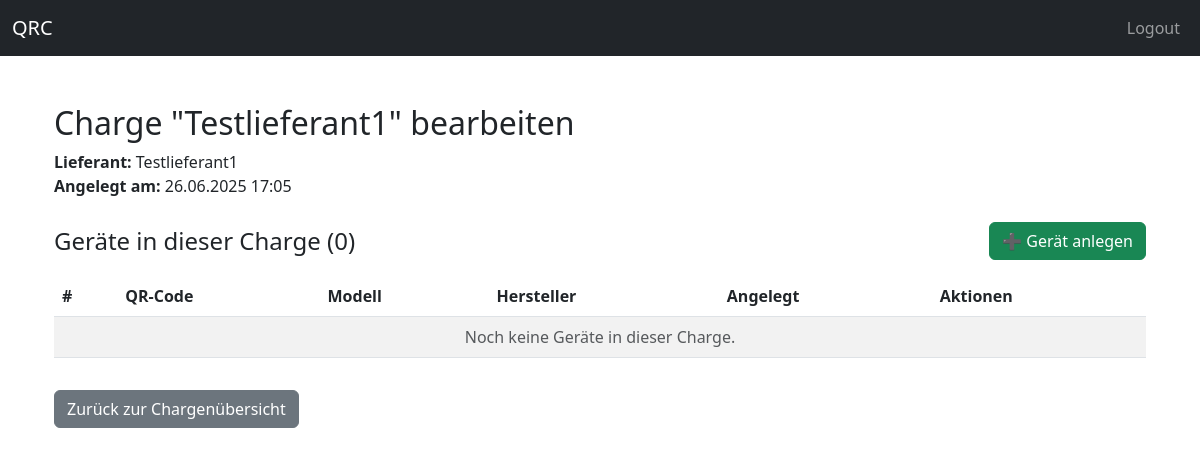
Page /admin/charge/1/bearbeiten (signed in) on the earlier database version.
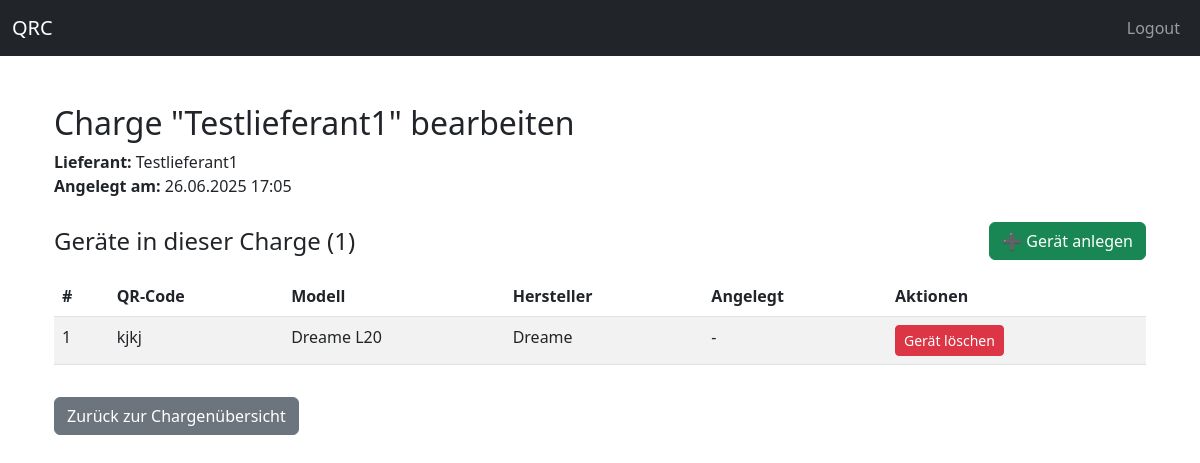
Same page on the later database version.
### app/models/geraet_db.py (models this page shows)
class Geraet(db.Model):
    __tablename__ = "geraete"
    id = db.Column(db.Integer, primary_key=True)
    qrcode = db.Column(db.String, unique=True, nullable=False)
    modell_id = db.Column(
        db.Integer,
        db.ForeignKey("modell.id", name="fk_geraete_modell_id"),
        nullable=False
    )
    charge_id = db.Column(
        db.Integer,
        db.ForeignKey('charge.id', name="fk_geraete_charge_id"),
        nullable=True
    )
    zustand_id = db.Column(
        db.Integer,
        db.ForeignKey("zustaende.id", name="fk_geraete_zustand_id"),
        nullable=False
    )
    benutzer_id = db.Column(
        db.Integer,
        db.ForeignKey("benutzer.id", name="fk_geraete_benutzer_id"),
        nullable=True
    )
    status = db.Column(db.String, nullable=False, server_default="Unbekannt")
    ausgepackt = db.Column(db.Boolean, default=False)
    gereinigt = db.Column(db.Boolean, default=False)
    getestet = db.Column(db.Boolean, default=False)
    bilder_einpackfertig = db.Column(db.Boolean, default=False)
    bilder_fertig = db.Column(db.Boolean, default=False)
    einpackbereit = db.Column(db.Boolean, default=False)
    modell = db.relationship("Modell", back_populates="geraete")
    zustand = db.relationship("Zustand")
    benutzer = db.relationship("Benutzer", backref="geraete")
    historie = db.relationship("Historie", backref="geraet", lazy=True)
    module = db.relationship("Modul", back_populates="geraet", cascade="all, delete-orphan")
    teile = db.relationship("Teil", back_populates="geraet")
    testdurchlaeufe = db.relationship("GeraeteTestDurchlauf", back_populates="geraet", cascade="all, delete-orphan")

### app/models/modell_db.py (models this page shows, shortened)
class Modell(db.Model):
    __tablename__ = "modell"
    id = db.Column(db.Integer, primary_key=True, index=True)
    name = db.Column(db.String(100), unique=True, nullable=False, index=True)
    kategorie_id = db.Column(db.Integer, db.ForeignKey("kategorie.id"), nullable=False)
    unterkategorie_id = db.Column(db.Integer, db.ForeignKey("unterkategorie.id"), nullable=True)
    unterkategorie = db.relationship("Unterkategorie", backref="modelle")
    hersteller_id = db.Column(db.Integer, db.ForeignKey("hersteller.id"), nullable=False)
    hersteller = db.relationship("Hersteller", backref="modelle")
    kategorie = db.relationship("Kategorie", back_populates="modelle")
    geraete = db.relationship("Geraet", back_populates="modell")
    module = db.relationship(Modul, back_populates="modell", cascade="all, delete-orphan")

### app/models/hersteller_db.py (models this page shows, shortened)
class Hersteller(db.Model):
    __tablename__ = "hersteller"
    id = db.Column(db.Integer, primary_key=True)
    name = db.Column(db.String(50), unique=True, nullable=False)

### app/routes/admin_routes.py (the view)
@admin_bp.route('/charge/<int:charge_id>/bearbeiten')
@login_required
def charge_bearbeiten(charge_id):
    from app.models.charge_db import Charge
    from app.models.geraet_db import Geraet as GeraetDB
    charge = Charge.query.get_or_404(charge_id)
    geraete = GeraetDB.query.filter_by(charge_id=charge.id).all()  # Alle Geräte dieser Charge
    return render_template('charge_bearbeiten.html', charge=charge, geraete=geraete)

### app/app.py (called while the page is built)
@login_manager.user_loader
def load_user(user_id):
    return Benutzer.query.get(int(user_id))

### app/templates/charge_bearbeiten.html
{% extends "base.html" %}
{% block content %}
<div class="container mt-5">
  <h2>Charge "{{ charge.name }}" bearbeiten</h2>
  <div class="mb-4">
    <strong>Lieferant:</strong> {{ charge.lieferant.name if charge.lieferant else "-" }}<br>
    <strong>Angelegt am:</strong> {{ charge.angelegt_am.strftime('%d.%m.%Y %H:%M') if charge.angelegt_am else "-" }}
  </div>
  <div class="d-flex justify-content-between align-items-center mb-3">
    <h4 class="mb-0">Geräte in dieser Charge ({{ geraete|length }})</h4>
    <a href="{{ url_for('geraete.geraet_neu', charge_id=charge.id) }}" class="btn btn-success">
      ➕ Gerät anlegen
    </a>
  </div>
  <table class="table table-striped">
    <thead>
      <tr>
        <th>#</th>
        <th>QR-Code</th>
        <th>Modell</th>
        <th>Hersteller</th>
        <th>Angelegt</th>
        <th>Aktionen</th>
      </tr>
    </thead>
    <tbody>
      {% for geraet in geraete %}
      <tr>
        <td>{{ loop.index }}</td>
        <td>{{ geraet.qrcode }}</td>
        <td>{{ geraet.modell.name if geraet.modell else "-" }}</td>
        <td>{{ geraet.modell.hersteller.name if geraet.modell and geraet.modell.hersteller else "-" }}</td>
        <td>{{ geraet.angelegt_am.strftime('%d.%m.%Y %H:%M') if geraet.angelegt_am else "-" }}</td>
        <td>
          <form method="POST"
                action="{{ url_for('admin.geraet_entfernen', geraet_id=geraet.id, charge_id=charge.id) }}"
                style="display:inline;">
            <button type="submit" class="btn btn-danger btn-sm"
                    onclick="return confirm('Wirklich dieses Gerät löschen?');">Gerät löschen</button>
          </form>
        </td>
      </tr>
      {% else %}
      <tr>
        <td colspan="6" class="text-center text-muted">Noch keine Geräte in dieser Charge.</td>
      </tr>
      {% endfor %}
    </tbody>
  </table>
  <a href="{{ url_for('admin.chargen') }}" class="btn btn-secondary mt-3">Zurück zur Chargenübersicht</a>
</div>
{% endblock %}

Differences in the rows shown:
added Geraet: qrcode "kjkj", modell "Dreame L20", modell.hersteller "Dreame", angelegt_am "-"
Other differences:
{{ geraete|length }}: "0" → "1"
text no longer shown: "Noch keine Geräte in dieser Charge."
